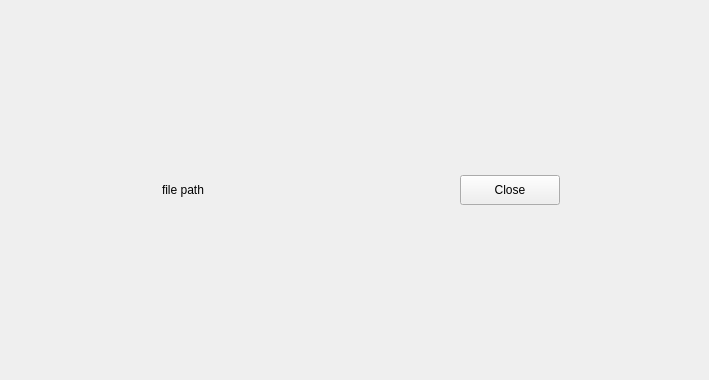
<?xml version="1.0" encoding="UTF-8"?>
<ui version="4.0">
 <class>SelectedFileWidget</class>
 <widget class="QWidget" name="SelectedFileWidget">
  <property name="geometry">
   <rect>
    <x>0</x>
    <y>0</y>
    <width>709</width>
    <height>380</height>
   </rect>
  </property>
  <property name="windowTitle">
   <string>Form</string>
  </property>
  <layout class="QVBoxLayout" name="verticalLayout">
   <property name="leftMargin">
    <number>4</number>
   </property>
   <property name="topMargin">
    <number>4</number>
   </property>
   <property name="rightMargin">
    <number>4</number>
   </property>
   <property name="bottomMargin">
    <number>4</number>
   </property>
   <item>
    <spacer name="vertical_spacer_top">
     <property name="orientation">
      <enum>Qt::Vertical</enum>
     </property>
     <property name="sizeHint" stdset="0">
      <size>
       <width>20</width>
       <height>214</height>
      </size>
     </property>
    </spacer>
   </item>
   <item>
    <layout class="QHBoxLayout" name="horizontal_layout_center">
     <item>
      <spacer name="horizontal_spacer_left">
       <property name="orientation">
        <enum>Qt::Horizontal</enum>
       </property>
       <property name="sizeType">
        <enum>QSizePolicy::MinimumExpanding</enum>
       </property>
       <property name="sizeHint" stdset="0">
        <size>
         <width>40</width>
         <height>20</height>
        </size>
       </property>
      </spacer>
     </item>
     <item>
      <widget class="QFrame" name="frame">
       <property name="frameShape">
        <enum>QFrame::NoFrame</enum>
       </property>
       <property name="frameShadow">
        <enum>QFrame::Raised</enum>
       </property>
       <layout class="QHBoxLayout" name="horizontalLayout">
        <property name="leftMargin">
         <number>0</number>
        </property>
        <property name="topMargin">
         <number>0</number>
        </property>
        <property name="rightMargin">
         <number>0</number>
        </property>
        <property name="bottomMargin">
         <number>0</number>
        </property>
        <item>
         <widget class="QLabel" name="label_icon">
          <property name="text">
           <string/>
          </property>
         </widget>
        </item>
        <item>
         <widget class="QLabel" name="label_file">
          <property name="text">
           <string>file path</string>
          </property>
         </widget>
        </item>
        <item>
         <spacer name="horizontal_spacer_center">
          <property name="orientation">
           <enum>Qt::Horizontal</enum>
          </property>
          <property name="sizeType">
           <enum>QSizePolicy::Maximum</enum>
          </property>
          <property name="sizeHint" stdset="0">
           <size>
            <width>250</width>
            <height>17</height>
           </size>
          </property>
         </spacer>
        </item>
        <item>
         <widget class="QPushButton" name="button_close">
          <property name="minimumSize">
           <size>
            <width>100</width>
            <height>30</height>
           </size>
          </property>
          <property name="text">
           <string>Close</string>
          </property>
         </widget>
        </item>
       </layout>
      </widget>
     </item>
     <item>
      <spacer name="horizontal_spacer_right">
       <property name="orientation">
        <enum>Qt::Horizontal</enum>
       </property>
       <property name="sizeType">
        <enum>QSizePolicy::MinimumExpanding</enum>
       </property>
       <property name="sizeHint" stdset="0">
        <size>
         <width>40</width>
         <height>20</height>
        </size>
       </property>
      </spacer>
     </item>
    </layout>
   </item>
   <item>
    <spacer name="vertical_spacer_bottom">
     <property name="orientation">
      <enum>Qt::Vertical</enum>
     </property>
     <property name="sizeHint" stdset="0">
      <size>
       <width>20</width>
       <height>214</height>
      </size>
     </property>
    </spacer>
   </item>
  </layout>
 </widget>
 <resources/>
 <connections/>
</ui>
